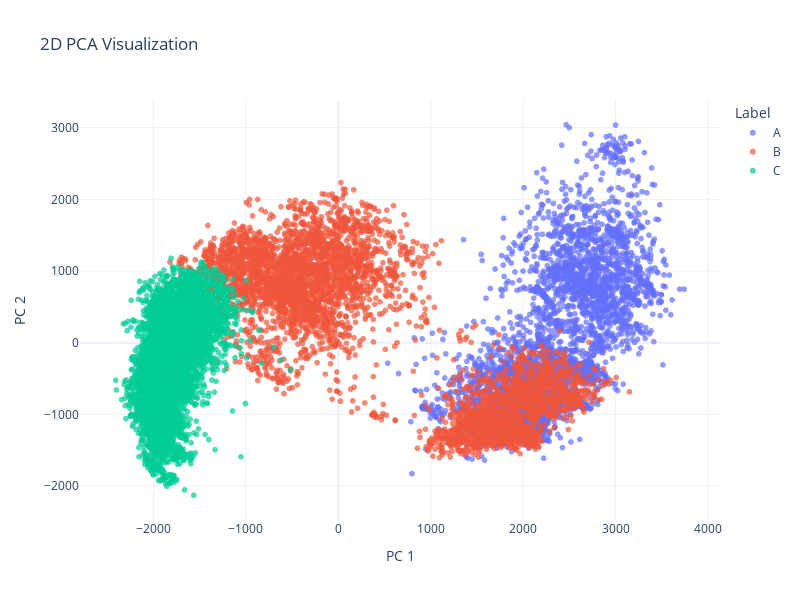

The code cell stored with this chart in its notebook:
### Markdown cell above
PCA

### Code cell
# 2D PCA
label_map = {'A': 0, 'B': 1, 'C': 2}
img_size = (128, 128)

X = []
y = []
label_names = []

# Đọc ảnh từ thư mục con
for label_name, label_id in label_map.items():
    label_folder = os.path.join(base_dir, label_name)
    for sub_folder in os.listdir(label_folder):
        sub_path = os.path.join(label_folder, sub_folder)
        if os.path.isdir(sub_path):
            for file in os.listdir(sub_path):
                if file.lower().endswith(('.png', '.jpg', '.jpeg')):
                    img_path = os.path.join(sub_path, file)
                    img = Image.open(img_path).convert('L')  # grayscale
                    img = img.resize(img_size)
                    X.append(np.array(img).flatten())
                    y.append(label_id)
                    label_names.append(label_name)

X = np.array(X)

X_pca = PCA(n_components=2).fit_transform(X)

df_plot = pd.DataFrame({
    'PCA1': X_pca[:, 0],
    'PCA2': X_pca[:, 1],
    'Label': label_names
})

fig = px.scatter(
    df_plot, x='PCA1', y='PCA2', color='Label',
    title='2D PCA Visualization',
    labels={'PCA1': 'PC 1', 'PCA2': 'PC 2'},
    opacity=0.7,
    height=600,
    width=800
)
fig.update_traces(marker=dict(size=6))
fig.update_layout(template='plotly_white')
fig.show()

### Figure 1 — Plotly figure (JSON) as saved in the notebook; plotly's stock layout.template omitted (floating-point values rounded to 4 significant figures; data arrays with more than 128 entries replaced by an {"elided": "..."} marker saying what was removed)
{"data": [{"hovertemplate": "Label=A<br>PC 1=%{x}<br>PC 2=%{y}<extra></extra>", "legendgroup": "A", "marker": {"color": "#636efa", "opacity": 0.7, "size": 6, "symbol": "circle"}, "mode": "markers", "name": "A", "showlegend": true, "type": "scattergl", "x": {"elided": "3731 float values"}, "xaxis": "x", "y": {"elided": "3731 float values"}, "yaxis": "y"}, {"hovertemplate": "Label=B<br>PC 1=%{x}<br>PC 2=%{y}<extra></extra>", "legendgroup": "B", "marker": {"color": "#EF553B", "opacity": 0.7, "size": 6, "symbol": "circle"}, "mode": "markers", "name": "B", "showlegend": true, "type": "scattergl", "x": {"elided": "5000 float values"}, "xaxis": "x", "y": {"elided": "5000 float values"}, "yaxis": "y"}, {"hovertemplate": "Label=C<br>PC 1=%{x}<br>PC 2=%{y}<extra></extra>", "legendgroup": "C", "marker": {"color": "#00cc96", "opacity": 0.7, "size": 6, "symbol": "circle"}, "mode": "markers", "name": "C", "showlegend": true, "type": "scattergl", "x": {"elided": "6000 float values"}, "xaxis": "x", "y": {"elided": "6000 float values"}, "yaxis": "y"}], "layout": {"height": 600, "legend": {"title": {"text": "Label"}, "tracegroupgap": 0}, "title": {"text": "2D PCA Visualization"}, "width": 800, "xaxis": {"anchor": "y", "domain": [0, 1], "title": {"text": "PC 1"}}, "yaxis": {"anchor": "x", "domain": [0, 1], "title": {"text": "PC 2"}}}}
